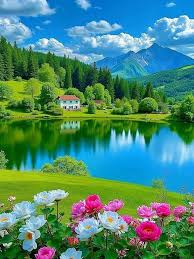
#> input picture scenery.jpeg, 194 x 259 px
$ python 'SIDDHANT CHAUHAN LAB SHEET 6 CV.py'
#> lines starting #> are read from the running program, lines starting #| are printed output that depends on the picture; after the words box and inside, x2 and y2 are one past the last pixel; in counts of white or black regions, pixels touching at a corner belong together
# 1. Import required libraries
import cv2
import numpy as np
import os
os.environ["LOKY_MAX_CPU_COUNT"] = "4"
import matplotlib.pyplot as plt
from sklearn.cluster import KMeans


# Load a real-world image
image = cv2.imread("scenery.jpeg")
#> image is the input picture: shape (259, 194, 3); mean B, G, R 116, 135.4, 74.4

# Convert BGR to RGB for displaying with matplotlib
image_rgb = cv2.cvtColor(image, cv2.COLOR_BGR2RGB)

# Convert image to grayscale
gray = cv2.cvtColor(image, cv2.COLOR_BGR2GRAY)

# 2. Gaussian Blur for noise reduction
blurred = cv2.GaussianBlur(gray, (5, 5), 0)


# 3. Global Thresholding

_, global_thresh = cv2.threshold(
    blurred, 127, 255, cv2.THRESH_BINARY
)
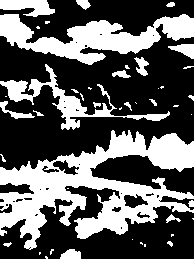
#> global_thresh: shape (259, 194); 36.5% white; 44 white regions (24 under 20 px), largest, box (x1, y1, x2, y2) and area: (0, 130, 194, 250) 10032, (0, 14, 194, 65) 4402, (0, 64, 170, 130) 1919

# 4. Otsu's Thresholding

otsu_threshold, otsu_thresh = cv2.threshold(
    blurred, 0, 255,
    cv2.THRESH_BINARY + cv2.THRESH_OTSU
)
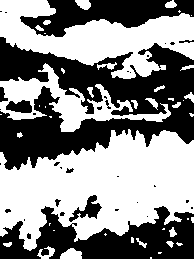
#> otsu_thresh: shape (259, 194); 53.7% white; 35 black regions (24 under 20 px), largest, box (x1, y1, x2, y2) and area: (0, 37, 194, 170) 13216, (0, 206, 194, 259) 5742, (20, 0, 194, 37) 3410
#> otsu_threshold = 112

print("Otsu Optimal Threshold:", otsu_threshold)
#| Otsu Optimal Threshold: 112.0

# 5. Adaptive Thresholding

adaptive_thresh = cv2.adaptiveThreshold(
    blurred,
    255,
    cv2.ADAPTIVE_THRESH_GAUSSIAN_C,
    cv2.THRESH_BINARY,
    11,
    2
)
#> adaptive_thresh: shape (259, 194); 60.8% white; 225 black regions (147 under 20 px), largest, box (x1, y1, x2, y2) and area: (0, 0, 194, 59) 3215, (0, 27, 194, 102) 2416, (7, 117, 101, 164) 1302

# 6. Watershed Segmentation


# Binary image
_, binary = cv2.threshold(
    blurred, 0, 255,
    cv2.THRESH_BINARY_INV + cv2.THRESH_OTSU
)

# Remove noise using morphological opening
kernel = np.ones((3, 3), np.uint8)
opening = cv2.morphologyEx(
    binary, cv2.MORPH_OPEN, kernel, iterations=2
)
#> opening: shape (259, 194); 43.3% white; 15 white regions, largest, box (x1, y1, x2, y2) and area: (0, 37, 194, 169) 12012, (0, 207, 194, 259) 5487, (44, 0, 194, 37) 3070

# Sure background
sure_bg = cv2.dilate(opening, kernel, iterations=3)
#> sure_bg: shape (259, 194); 59.5% white; 18 black regions (10 under 20 px), largest, box (x1, y1, x2, y2) and area: (0, 133, 194, 246) 12952, (0, 0, 194, 76) 5843, (51, 76, 85, 129) 779

# Distance transform
dist_transform = cv2.distanceTransform(
    opening, cv2.DIST_L2, 5
)

# Sure foreground
_, sure_fg = cv2.threshold(
    dist_transform,
    0.5 * dist_transform.max(),
    255,
    0
)
#> sure_fg: shape (259, 194) float32; 3% white; 14 white regions (8 under 20 px), largest, box (x1, y1, x2, y2) and area: (103, 0, 154, 15) 508, (94, 246, 138, 259) 383, (32, 129, 55, 146) 258, (0, 54, 28, 69) 193, (0, 128, 5, 140) 55, (178, 251, 194, 259) 47

sure_fg = np.uint8(sure_fg)

# Unknown region
unknown = cv2.subtract(sure_bg, sure_fg)

# Marker labelling
num_labels, markers = cv2.connectedComponents(sure_fg)
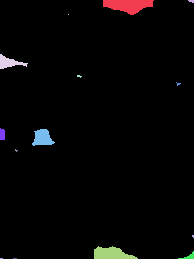
#> markers: shape (259, 194) int32; 15 distinct labels, from 0 to 14; one colour per label, 0 black
#> num_labels = 15

markers = markers + 1
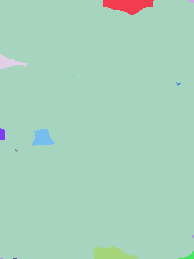
#> markers: shape (259, 194) int32; 15 distinct labels, from 1 to 15; one colour per label, 0 black
markers[unknown == 255] = 0
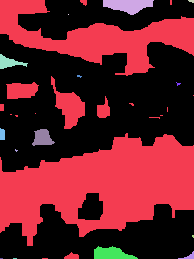
#> markers: shape (259, 194) int32; 16 distinct labels, from 0 to 15; one colour per label, 0 black

# Apply Watershed
watershed_image = image.copy()
markers = cv2.watershed(watershed_image, markers)
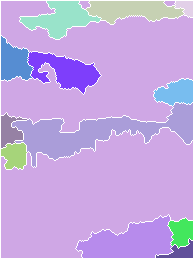
#> markers: shape (259, 194) int32; 14 distinct labels, from -1 to 13; one colour per label, 0 black, -1 white

# Mark boundaries in red
watershed_image[markers == -1] = [0, 0, 255]
#> watershed_image: shape (259, 194, 3); 4.8% of pixels changed, all inside (x1, y1, x2, y2) = (0, 0, 194, 259)

watershed_rgb = cv2.cvtColor(
    watershed_image, cv2.COLOR_BGR2RGB
)

# 7. K-Means Clustering

# Reshape image into a list of pixels
pixels = image_rgb.reshape((-1, 3))
pixels = np.float32(pixels)

# Number of clusters
k = 3

kmeans = KMeans(
    n_clusters=k,
    random_state=42,
    n_init=10
)

labels = kmeans.fit_predict(pixels)
centers = np.uint8(kmeans.cluster_centers_)

# Replace each pixel with its cluster center
segmented_pixels = centers[labels]

segmented_image = segmented_pixels.reshape(image_rgb.shape)
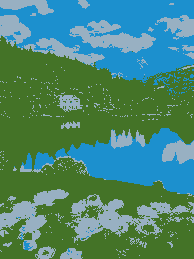
#> segmented_image: shape (259, 194, 3); mean R, G, B 74, 135.1, 115.2

# 8. Display all segmentation results

plt.figure(figsize=(15, 10))

plt.subplot(2, 3, 1)
plt.imshow(image_rgb)
plt.title("Original Image")
plt.axis("off")

plt.subplot(2, 3, 2)
plt.imshow(global_thresh, cmap="gray")
plt.title("Global Thresholding")
plt.axis("off")

plt.subplot(2, 3, 3)
plt.imshow(otsu_thresh, cmap="gray")
plt.title("Otsu's Thresholding")
plt.axis("off")

plt.subplot(2, 3, 4)
plt.imshow(adaptive_thresh, cmap="gray")
plt.title("Adaptive Thresholding")
plt.axis("off")

plt.subplot(2, 3, 5)
plt.imshow(watershed_rgb)
plt.title("Watershed Segmentation")
plt.axis("off")

plt.subplot(2, 3, 6)
plt.imshow(segmented_image)
plt.title("K-Means Segmentation")
plt.axis("off")

plt.tight_layout()
plt.show()

$ run again, with images.jpeg copied over scenery.jpeg
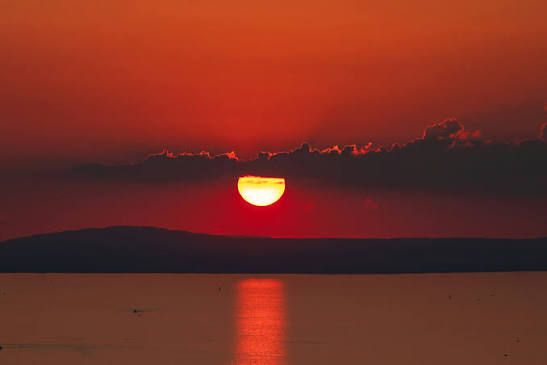
#> input picture images.jpeg, 547 x 365 px
#> image is the input picture: shape (365, 547, 3); mean B, G, R 36.2, 47.8, 119.4
#> `_, global_thresh = cv2.threshold( blurred, 127, 255, cv2.THRESH_BINARY )`:
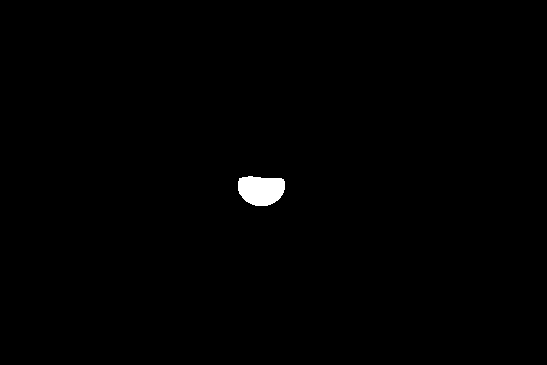
#> global_thresh: shape (365, 547); 0.57% white; 1 white region, box (x1, y1, x2, y2) and area: (238, 176, 285, 206) 1139
#> otsu_thresh: shape (365, 547); 31.3% white; 13 white regions (7 under 20 px), largest, box (x1, y1, x2, y2) and area: (0, 0, 547, 140) 56169, (224, 279, 294, 365) 4838, (237, 175, 286, 208) 1308, (322, 145, 341, 153) 55, (226, 151, 238, 159) 53, (352, 144, 358, 154) 27
#> otsu_threshold = 75
#| Otsu Optimal Threshold: 75.0
#> adaptive_thresh: shape (365, 547); 96.4% white; 208 black regions (174 under 20 px), largest, box (x1, y1, x2, y2) and area: (0, 268, 547, 274) 2035, (232, 170, 290, 212) 742, (263, 238, 547, 242) 721
#> opening: shape (365, 547); 68.6% white; 11 black regions (5 under 20 px), largest, box (x1, y1, x2, y2) and area: (0, 0, 547, 140) 56218, (224, 279, 294, 365) 4862, (237, 175, 286, 208) 1308, (322, 145, 341, 153) 57, (226, 151, 238, 159) 53, (352, 144, 365, 154) 51
#> sure_bg: shape (365, 547); 70.4% white; 3 black regions, box (x1, y1, x2, y2) and area: (0, 0, 547, 137) 54070, (229, 282, 289, 365) 4146, (240, 178, 283, 205) 852
#> unknown: shape (365, 547); 53.9% white; 5 black regions, box (x1, y1, x2, y2) and area: (0, 0, 547, 137) 54070, (410, 187, 547, 365) 18666, (0, 205, 111, 365) 14221, (229, 282, 289, 365) 4146, (240, 178, 283, 205) 852
#> num_labels = 3
#> watershed_image: shape (365, 547, 3); 1.57% of pixels changed, all inside (x1, y1, x2, y2) = (0, 0, 547, 365)
#> `segmented_image = segmented_pixels.reshape(image_rgb.shape)`:
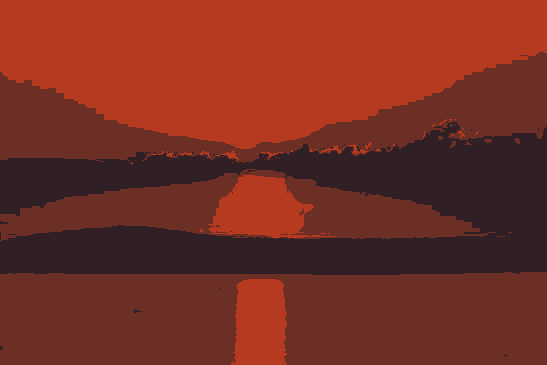
#> segmented_image: shape (365, 547, 3); mean R, G, B 118.9, 47.2, 35.7

$ run again, with blackk.jpg copied over scenery.jpeg
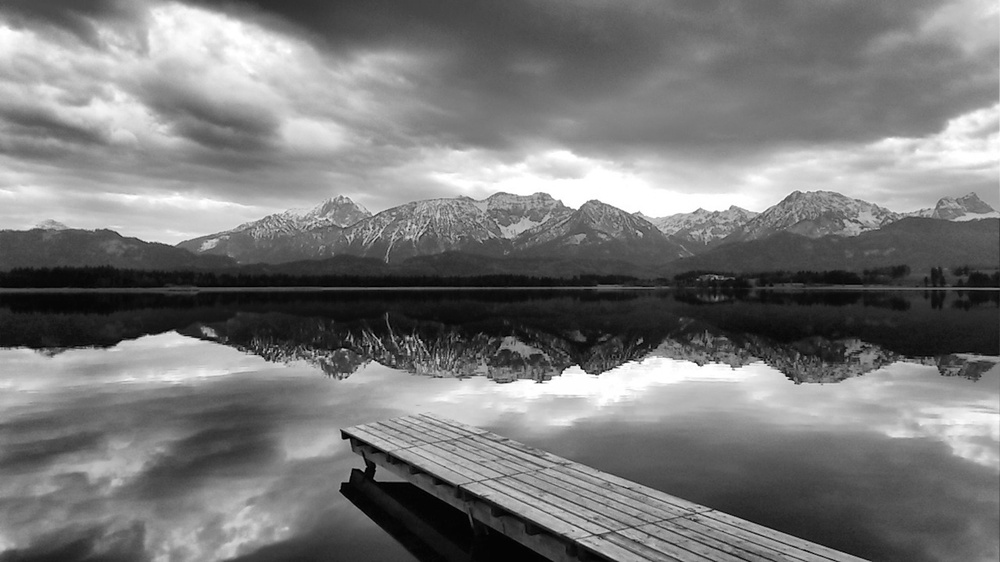
#> input picture blackk.jpg, 1000 x 562 px, shrunk from 1984 x 1116 before the run
#> image is the input picture: shape (562, 1000, 3); min 0, max 255, mean 120.7
#> global_thresh: shape (562, 1000); 43.6% white; 110 white regions (84 under 20 px), largest, box (x1, y1, x2, y2) and area: (0, 0, 1000, 251) 144585, (0, 331, 1000, 562) 93371, (0, 433, 177, 498) 4516
#> otsu_thresh: shape (562, 1000); 44.3% white; 113 white regions (83 under 20 px), largest, box (x1, y1, x2, y2) and area: (0, 0, 1000, 251) 146897, (0, 331, 1000, 562) 94553, (0, 432, 177, 498) 4638
#> otsu_threshold = 126
#| Otsu Optimal Threshold: 126.0
#> adaptive_thresh: shape (562, 1000); 79.6% white; 3615 black regions (3061 under 20 px), largest, box (x1, y1, x2, y2) and area: (345, 413, 877, 562) 10335, (296, 190, 851, 265) 5894, (0, 265, 675, 288) 5143
#> opening: shape (562, 1000); 54.3% white; 49 black regions (32 under 20 px), largest, box (x1, y1, x2, y2) and area: (0, 0, 1000, 251) 150350, (0, 331, 1000, 562) 105090, (689, 45, 720, 63) 395
#> sure_bg: shape (562, 1000); 60.4% white; 15 black regions (6 under 20 px), largest, box (x1, y1, x2, y2) and area: (0, 0, 1000, 246) 134448, (0, 335, 1000, 562) 83910, (0, 436, 168, 495) 3080
#> unknown: shape (562, 1000); 55.9% white; 24 black regions (6 under 20 px), largest, box (x1, y1, x2, y2) and area: (0, 0, 1000, 246) 134448, (0, 335, 1000, 562) 83910, (438, 0, 663, 71) 8313
#> num_labels = 10
#> watershed_image: shape (562, 1000, 3); 1.75% of pixels changed, all inside (x1, y1, x2, y2) = (0, 0, 1000, 562)
#> `segmented_image = segmented_pixels.reshape(image_rgb.shape)`:
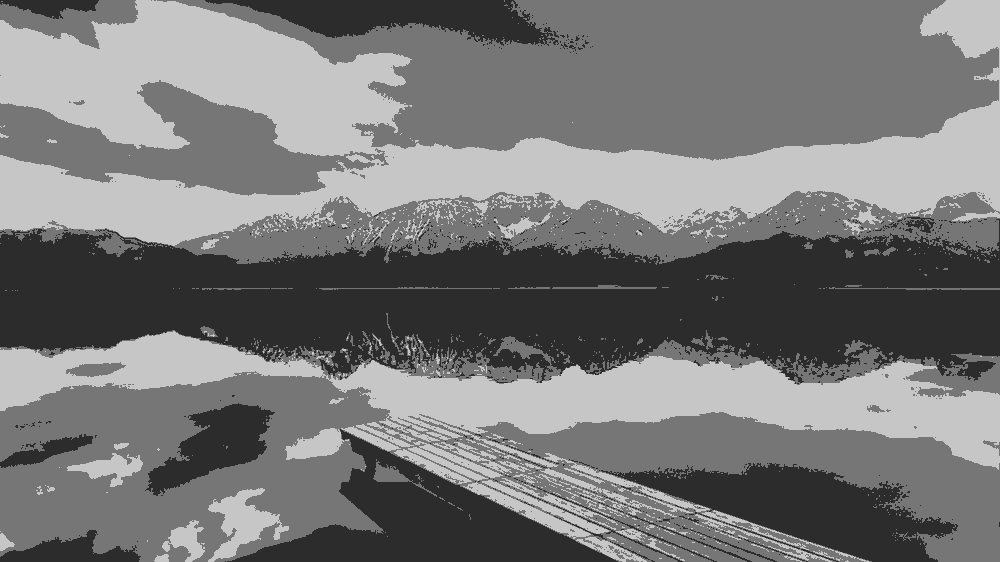
#> segmented_image: shape (562, 1000, 3); min 44, max 198, mean 120
